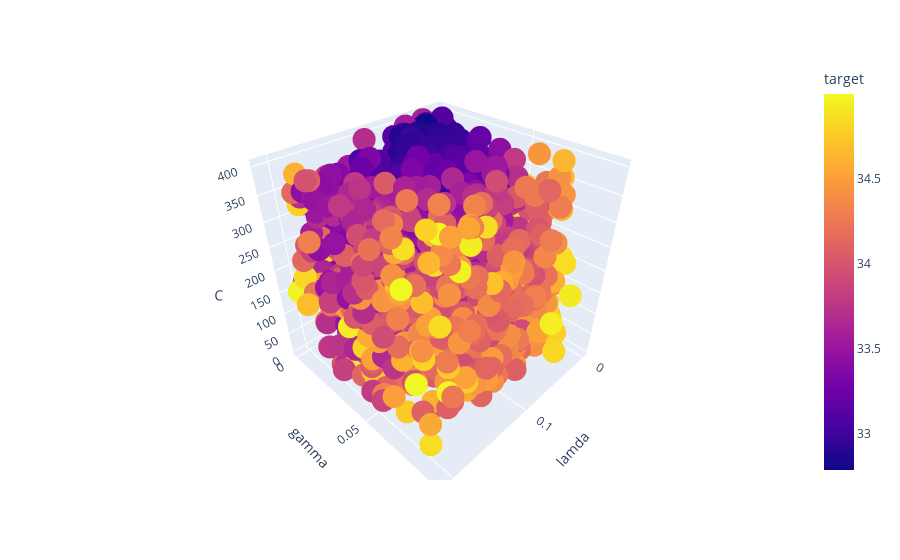

Notebook source saved alongside this figure:
### Code cell
px.scatter_3d(df2, x = "lamda", y = "gamma", z = "C", color = "target", hover_data = ["epsilon"])

### Figure 1 — Plotly figure (JSON) as saved in the notebook; plotly's stock layout.template omitted (floating-point values rounded to 4 significant figures; data arrays with more than 128 entries replaced by an {"elided": "..."} marker saying what was removed)
{"data": [{"customdata": {"elided": "1941x1 float values"}, "hovertemplate": "lamda=%{x}<br>gamma=%{y}<br>C=%{z}<br>epsilon=%{customdata[0]}<br>target=%{marker.color}<extra></extra>", "legendgroup": "", "marker": {"color": {"elided": "1941 float values"}, "coloraxis": "coloraxis", "symbol": "circle"}, "mode": "markers", "name": "", "scene": "scene", "showlegend": false, "type": "scatter3d", "x": {"elided": "1941 float values"}, "y": {"elided": "1941 float values"}, "z": {"elided": "1941 float values"}}], "layout": {"coloraxis": {"colorbar": {"title": {"text": "target"}}, "colorscale": [[0, "#0d0887"], [0.1111, "#46039f"], [0.2222, "#7201a8"], [0.3333, "#9c179e"], [0.4444, "#bd3786"], [0.5556, "#d8576b"], [0.6667, "#ed7953"], [0.7778, "#fb9f3a"], [0.8889, "#fdca26"], [1, "#f0f921"]]}, "legend": {"tracegroupgap": 0}, "margin": {"t": 60}, "scene": {"domain": {"x": [0, 1], "y": [0, 1]}, "xaxis": {"title": {"text": "lamda"}}, "yaxis": {"title": {"text": "gamma"}}, "zaxis": {"title": {"text": "C"}}}}}
